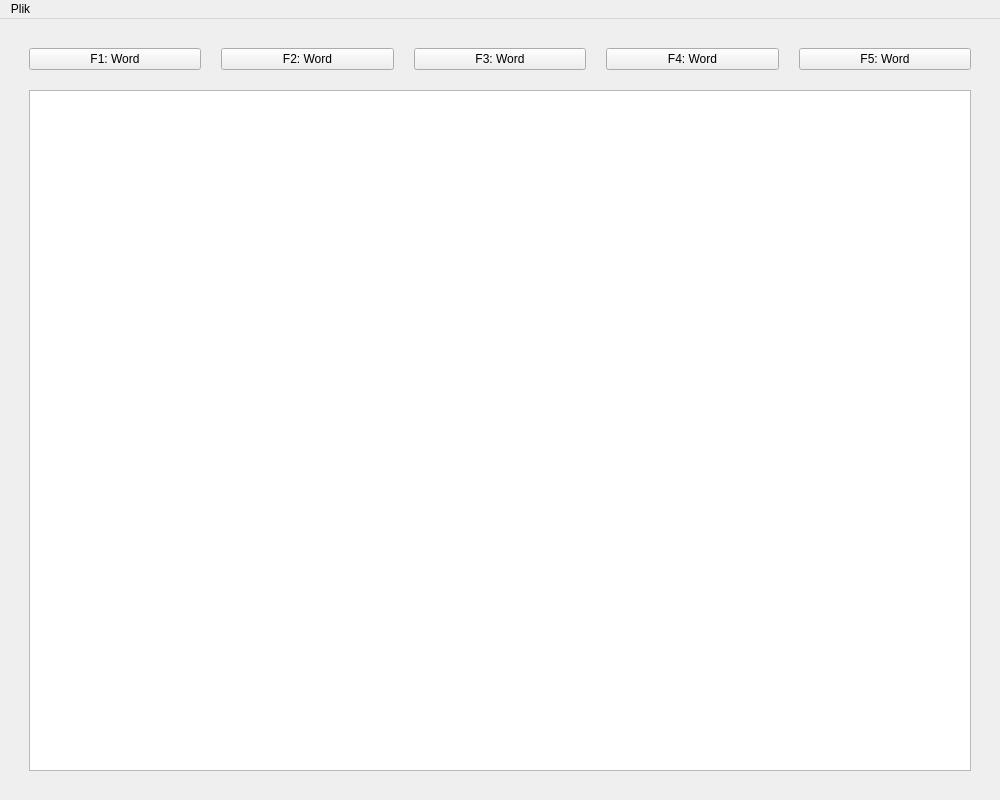
<?xml version="1.0" encoding="UTF-8"?>
<ui version="4.0">
 <class>MainWindow</class>
 <widget class="QMainWindow" name="MainWindow">
  <property name="geometry">
   <rect>
    <x>0</x>
    <y>0</y>
    <width>1000</width>
    <height>800</height>
   </rect>
  </property>
  <property name="windowTitle">
   <string>Autocompleter</string>
  </property>
  <widget class="QWidget" name="centralwidget">
   <layout class="QVBoxLayout" name="verticalLayout_2">
    <item>
     <layout class="QVBoxLayout" name="verticalLayout_3">
      <property name="spacing">
       <number>20</number>
      </property>
      <property name="leftMargin">
       <number>20</number>
      </property>
      <property name="topMargin">
       <number>20</number>
      </property>
      <property name="rightMargin">
       <number>20</number>
      </property>
      <property name="bottomMargin">
       <number>20</number>
      </property>
      <item>
       <layout class="QHBoxLayout" name="buttonLayout">
        <item>
         <widget class="QPushButton" name="button1">
          <property name="text">
           <string>F1: Word</string>
          </property>
         </widget>
        </item>
        <item>
         <widget class="QPushButton" name="button2">
          <property name="text">
           <string>F2: Word</string>
          </property>
         </widget>
        </item>
        <item>
         <widget class="QPushButton" name="button3">
          <property name="text">
           <string>F3: Word</string>
          </property>
         </widget>
        </item>
        <item>
         <widget class="QPushButton" name="button4">
          <property name="text">
           <string>F4: Word</string>
          </property>
         </widget>
        </item>
        <item>
         <widget class="QPushButton" name="button5">
          <property name="text">
           <string>F5: Word</string>
          </property>
         </widget>
        </item>
       </layout>
      </item>
      <item>
       <layout class="QVBoxLayout" name="verticalLayout">
        <item>
         <widget class="QTextEdit" name="textArea">
          <property name="font">
           <font>
            <family>Courier New</family>
            <pointsize>12</pointsize>
           </font>
          </property>
         </widget>
        </item>
       </layout>
      </item>
     </layout>
    </item>
   </layout>
  </widget>
  <widget class="QMenuBar" name="menubar">
   <property name="geometry">
    <rect>
     <x>0</x>
     <y>0</y>
     <width>1000</width>
     <height>22</height>
    </rect>
   </property>
   <widget class="QMenu" name="menuPlik">
    <property name="title">
     <string>Plik</string>
    </property>
    <addaction name="actionNewFile"/>
    <addaction name="actionOpenFile"/>
    <addaction name="actionSaveFile"/>
   </widget>
   <addaction name="menuPlik"/>
  </widget>
  <action name="actionSaveFile">
   <property name="text">
    <string>Zapisz jako...</string>
   </property>
  </action>
  <action name="actionOpenFile">
   <property name="text">
    <string>Otwórz...</string>
   </property>
  </action>
  <action name="actionNewFile">
   <property name="text">
    <string>Nowy</string>
   </property>
  </action>
 </widget>
 <resources/>
 <connections>
  <connection>
   <sender>textArea</sender>
   <signal>textChanged()</signal>
   <receiver>MainWindow</receiver>
   <slot>text_area_changed()</slot>
   <hints>
    <hint type="sourcelabel">
     <x>319</x>
     <y>255</y>
    </hint>
    <hint type="destinationlabel">
     <x>319</x>
     <y>239</y>
    </hint>
   </hints>
  </connection>
  <connection>
   <sender>button1</sender>
   <signal>clicked()</signal>
   <receiver>MainWindow</receiver>
   <slot>button1_clicked()</slot>
   <hints>
    <hint type="sourcelabel">
     <x>69</x>
     <y>43</y>
    </hint>
    <hint type="destinationlabel">
     <x>319</x>
     <y>239</y>
    </hint>
   </hints>
  </connection>
  <connection>
   <sender>button2</sender>
   <signal>clicked()</signal>
   <receiver>MainWindow</receiver>
   <slot>button2_clicked()</slot>
   <hints>
    <hint type="sourcelabel">
     <x>194</x>
     <y>43</y>
    </hint>
    <hint type="destinationlabel">
     <x>319</x>
     <y>239</y>
    </hint>
   </hints>
  </connection>
  <connection>
   <sender>button3</sender>
   <signal>clicked()</signal>
   <receiver>MainWindow</receiver>
   <slot>button3_clicked()</slot>
   <hints>
    <hint type="sourcelabel">
     <x>319</x>
     <y>43</y>
    </hint>
    <hint type="destinationlabel">
     <x>319</x>
     <y>239</y>
    </hint>
   </hints>
  </connection>
  <connection>
   <sender>button4</sender>
   <signal>clicked()</signal>
   <receiver>MainWindow</receiver>
   <slot>button4_clicked()</slot>
   <hints>
    <hint type="sourcelabel">
     <x>445</x>
     <y>43</y>
    </hint>
    <hint type="destinationlabel">
     <x>319</x>
     <y>239</y>
    </hint>
   </hints>
  </connection>
  <connection>
   <sender>button5</sender>
   <signal>clicked()</signal>
   <receiver>MainWindow</receiver>
   <slot>button5_clicked()</slot>
   <hints>
    <hint type="sourcelabel">
     <x>570</x>
     <y>43</y>
    </hint>
    <hint type="destinationlabel">
     <x>319</x>
     <y>239</y>
    </hint>
   </hints>
  </connection>
  <connection>
   <sender>actionNewFile</sender>
   <signal>triggered()</signal>
   <receiver>MainWindow</receiver>
   <slot>new_file()</slot>
   <hints>
    <hint type="sourcelabel">
     <x>-1</x>
     <y>-1</y>
    </hint>
    <hint type="destinationlabel">
     <x>499</x>
     <y>399</y>
    </hint>
   </hints>
  </connection>
  <connection>
   <sender>actionOpenFile</sender>
   <signal>triggered()</signal>
   <receiver>MainWindow</receiver>
   <slot>open_file()</slot>
   <hints>
    <hint type="sourcelabel">
     <x>-1</x>
     <y>-1</y>
    </hint>
    <hint type="destinationlabel">
     <x>499</x>
     <y>399</y>
    </hint>
   </hints>
  </connection>
  <connection>
   <sender>actionSaveFile</sender>
   <signal>triggered()</signal>
   <receiver>MainWindow</receiver>
   <slot>save_file()</slot>
   <hints>
    <hint type="sourcelabel">
     <x>-1</x>
     <y>-1</y>
    </hint>
    <hint type="destinationlabel">
     <x>499</x>
     <y>399</y>
    </hint>
   </hints>
  </connection>
 </connections>
</ui>
